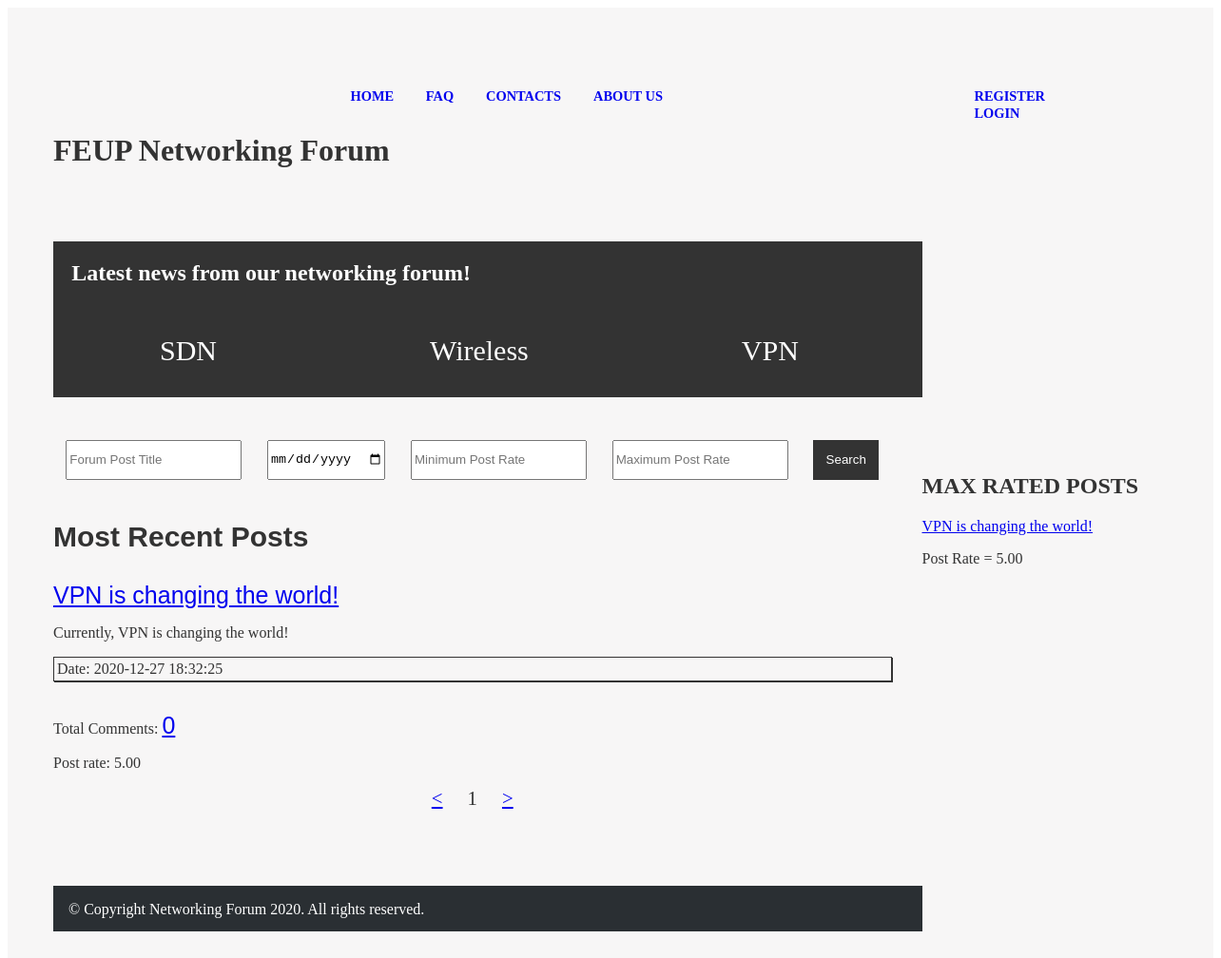
Page /php/initialpage.php on the committed database.
### tables this page shows
CREATE TABLE forumpost (
    postid integer PRIMARY KEY AUTOINCREMENT,
    posttitle text NOT NULL,
    content text CHECK(LENGTH(content)>= 0 AND LENGTH(content)<20000),
    username text REFERENCES user, 
    published INTEGER, 
    topic text REFERENCES topic, 
    postrate integer CHECK(postrate>=0 AND postrate <=5)
    );

### php/initialpage.php (called while the page is built, shortened)
<?php
  require_once("../database/init.php");
  require_once("../database/posts.php");
  require_once("../database/comments.php");
  include_once("../templates/homepage_section/header_pagina_inicial_tpl.php");
  include_once("../templates/homepage_section/topics_tpl.php");
  $n_posts = getNumberOfPosts();
  $n_pages = ceil($n_posts/3);
    if(isset($_GET["page"])){
      $page = $_GET["page"];
        if($page < 1){
          $page = 1;
        }
        if($page > $n_pages){
          $page = $n_pages;
        }
    } else{
        $page = 1;
    }
    $stories = getAllPosts($page);
    $maxrates = getPostsWithBestRating();
  include_once("../templates/homepage_section/max_rated_tpl.php");
  include_once("../templates/homepage_section/most_recent_posts_tpl.php");
  include_once("../templates/static_sections/footer_tpl.php");
?>

### database/posts.php (called while the page is built, shortened)
<?php
function getAllPosts($page)
{
  global $dbh;
  $stmt = $dbh->prepare('SELECT * FROM forumpost ORDER BY published DESC LIMIT ? OFFSET ?');
  $stmt->execute(array(3, ($page-1)*3));
  return $stmt->fetchAll();
}
function getPostsWithBestRating() {
  global $dbh;
  $stmt = $dbh->prepare('SELECT *  FROM forumpost ORDER BY forumpost.postrate DESC LIMIT 3');
  $stmt->execute();
  return $stmt->fetchAll();
}

### database/comments.php (called while the page is built, shortened)
<?php
  function getTotalOfCommentsOnPost($postid){
    global $dbh;
    $stmt = $dbh->prepare('SELECT COUNT(comment.postid) as numbOfComments FROM comment WHERE postid = ?');
    $stmt->execute(array($postid));
    return $stmt->fetchColumn();
  }
?>

### templates/homepage_section/most_recent_posts_tpl.php (the view)
<?php
require_once("../database/comments.php");
require_once("../database/posts.php");
?>
<section id="posts">
  <form id="search" action="../php/list_search_results.php">
    <input type="text" name="posttitle" placeholder="Forum Post Title">
    <input type="date" name="published" placeholder="Date of Post">
    <input type="text" name="minPostRate" placeholder="Minimum Post Rate">
    <input type="text" name="maxPostRate" placeholder="Maximum Post Rate">
    <input type="submit" value="Search">
  </form>
  <article>
  <aside id="mostRecent">
   <h3> Most Recent Posts</h3>
   <?php foreach ($stories as $story) { ?>
   <article id = "recentArticles">
    <a href="../php/post.php?postid=<?php echo $story['postid'] ?>"><?php echo $story['posttitle'] ?></a>
    <p><?php echo $story['content'] ?></p>
    <p class="date"> Date: <?= $story['published'] ;?></p>
    <?php $numbOfComments = getTotalOfCommentsOnPost($story['postid']); ?>
    <p>Total Comments: <a href="../php/post.php?postitle=<?php echo $story['posttitle'] ?>&postid=<?php echo $story['postid']?>">
    <?php echo $numbOfComments; ?></a>
    <p>Post rate: <?php echo number_format($story["postrate"], 2, '.', ''); ?></p>
   </article>
  </aside>
<?php  } ?>
  <div id="pagination">
      <a href="../php/initialpage.php?page=<?php echo $page-1; ?>">&lt;</a>
        <?php echo $page ?>
      <a href="../php/initialpage.php?page=<?php echo $page+1; ?>">&gt;</a>
  </div>

### templates/homepage_section/max_rated_tpl.php
<aside id="maxrated">
        <h1> MAX RATED POSTS</h1>
        <article>
            <?php foreach($maxrates as $maxrated) {  ?>
              <p><a href="../php/post.php?postid=<?php echo $maxrated['postid'] ?>">
              <?php echo $maxrated['posttitle'] ?></a></p>
              <p>Post Rate = <?php echo number_format($maxrated['postrate'], 2, '.', ''); ?></p>
            <?php  } ?>
        </article>
</aside>

### css/initialpage.css (style rules this page uses)
* { list-style: none; }
body > header h1 { margin-top: 2em; }
aside { grid-column: middle; grid-row: topics/end; }
#posts { grid-column: start; }
body > header h1 { grid-column: 1; grid-row: 1; }
#pagination { text-align: center; font-size: 1.3em; }
#pagination a { margin: 0 1em; }
#search { display: flex; }
#search input { flex-grow: 1; margin: 1em 1em; }
#posts { margin-right: 2em; }
#posts h3 { font-size: 30px; font-family: Impact, Haettenschweiler, 'Arial Narrow Bold', sans-serif; }
#recentArticles a { font-size: 25px; font-family: Verdana, Geneva, Tahoma, sans-serif; }
.date { border: 1px solid; padding: 3px; box-shadow: 1px 1px; margin-bottom: 2em; }
input[type=submit] { width: auto; background-color: #333333 ; color: white; cursor: pointer; border: none; padding: 1em; margin-left: 10em; }
input[type=text] { resize: horizontal; max-width: 50%; }
#maxrated { margin-right: 2em; }

### rows in the picture
forumpost: posttitle "VPN is changing the world!", postrate "5.00", content "Currently, VPN is changing the world!", published "2020-12-27 18:32:25", numbOfComments "0"

### other values in the picture
$page "1"
